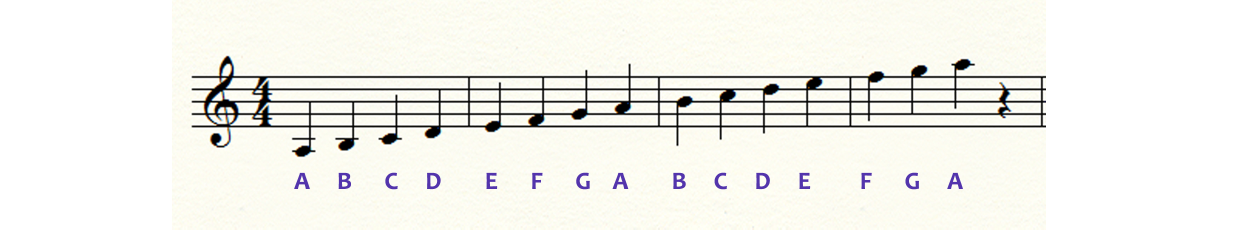
%> input picture test-images/music1.jpg, 2480 x 459 px (shown at 1/2 size)
$ octave sheet_music_reader.m   (GNU Octave 9; MATLAB toolbox functions it lacks are replaced by stand-ins)
%> lines starting %> are read from the running program, lines starting %| are printed output that depends on the picture; in (x1, y1, x2, y2) boxes, pixels count from 0 and x2, y2 are one past the last pixel; in counts of white or black regions, pixels touching at a corner belong together; the program's own positions count from 1
clear

% image constants
STD_WIDTH = 1700;
MIN_STAVE_WIDTH = 400;
MIN_NOTE_RADIUS = 6;
CLEF_WIDTH = 100;
END_WIDTH = 10;
BOUND_HEIGHT = 40;
PIXEL_SKIPS = 5;

% music constants
FS = 4e3;
BPM = 100;
NOTE_LENGTH = BPM/60/4;
VOLUME = 0.1;
NOTES_BELOW = 4;
NOTES_ABOVE = 4;
NOTE_FREQS = [  220.00 246.94 261.63 293.66 329.63 349.23 ...
                392.00 440.00 493.88 523.25 587.33 659.25 ...
                698.46 783.99 880.00 987.77 1046.50 ];


I = imread("test-images/music1.jpg");
%> I is the input picture: size 459x2480x3 uint8; mean R, G, B 241.7, 241.2, 235.5

I_gray = rgb2gray(I); % convert to greyscale
I_bin = imbinarize(I_gray); % threshold convert to binary image
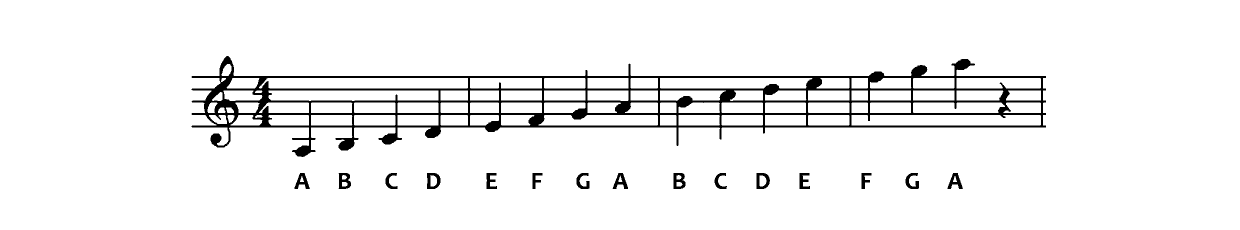
%> I_bin: size 459x2480 logical (shown at 1/2 size); 94.8% white; 16 black regions, largest, box (x1, y1, x2, y2) and area: (383, 112, 2092, 314) 52995, (1347, 346, 1371, 378) 525, (677, 346, 702, 378) 521
I_inv = imcomplement(I_bin); % invert image so data is true
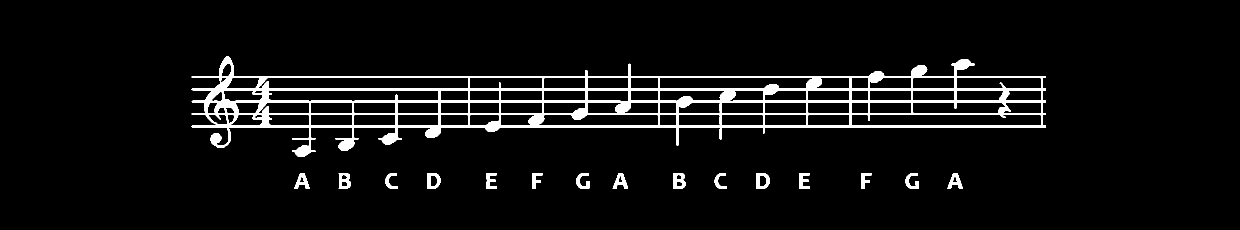
%> I_inv: size 459x2480 logical (shown at 1/2 size); 5.2% white; 16 white regions, largest, box (x1, y1, x2, y2) and area: (383, 112, 2092, 314) 52995, (1347, 346, 1371, 378) 525, (677, 346, 702, 378) 521

% resample image to standard resolution
[M,N] = size(I_inv);
%> M = 459; N = 2480
M = round(STD_WIDTH*M/N);
%> M = 315
N = STD_WIDTH;
I_inv = imresize(I_inv,[M,N]);
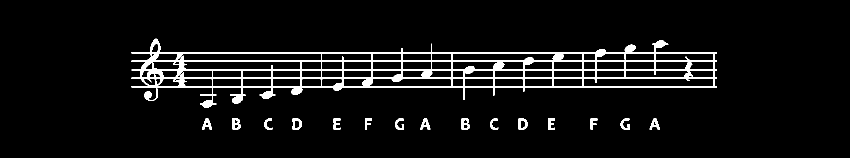
%> I_inv: size 315x1700 logical (shown at 1/2 size); 5.5% white; 16 white regions, largest, box (x1, y1, x2, y2) and area: (263, 77, 1434, 215) 26164, (923, 237, 940, 259) 250, (464, 237, 481, 259) 247

% create line structuring element to find staves
stave_SE = strel('line',MIN_STAVE_WIDTH,0);

% erode then dilate to isolate staves
I_stave = imopen(I_inv,stave_SE);
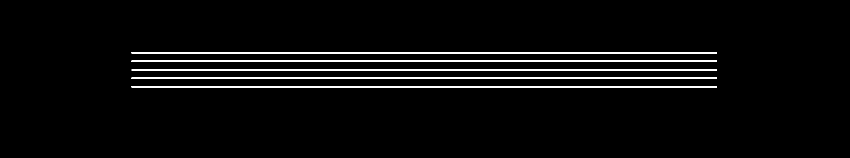
%> I_stave: size 315x1700 logical (shown at 1/2 size); 3.1% white; 5 white regions, box (x1, y1, x2, y2) and area: (263, 104, 1434, 107) 3513, (263, 121, 1434, 124) 3513, (263, 155, 1434, 158) 3513, (263, 172, 1434, 175) 3513, (263, 138, 1434, 141) 2771

% % create line structuring element to fill stave pixel gaps
stave_gap_SE = strel('line',PIXEL_SKIPS,0);

% dilate then erode to fill pixel gaps
I_stave = imclose(I_stave,stave_gap_SE);

% find the vertical coordinates of each stave line
stave = 1;
line = 1;
dif_line = true;
for i = 1:M
    % record coordinate if new stave line is detected
    if I_stave(i,round(N/2)) && dif_line
        stave_coords(stave,line) = i;
        dif_line = false;
        if line >= 5
            line = 1;
            stave = stave + 1;
        else
            line = line + 1;
        end
    % reset dif_line flag after each stave line detection
    elseif ~I_stave(i,round(N/2))
        dif_line = true;
    end
end
%> after the loop, line = 1; stave = 2; stave_coords = [105 122 140 156 173]

% calculate average distance between stave lines
line_dist = 0;
[num_staves,x] = size(stave_coords);
%> num_staves = 1; x = 5
for i = 1:num_staves
    for j = 1:4
        line_dist = line_dist + stave_coords(i,j+1) - stave_coords(i,j);
    end
end
%> this loop made 1 pass
%> after the loop, line_dist = 68
line_dist = line_dist / (4*num_staves);
%> line_dist = 17

% deterine note value thresholds
thresh_dist = line_dist/2;
%> thresh_dist = 8.5
for i = 1:num_staves
    thresh_top = stave_coords(i,1) - (thresh_dist/2 + thresh_dist*NOTES_ABOVE);
    thresh_bot = stave_coords(i,5) + (thresh_dist*3/4 + thresh_dist*NOTES_BELOW);
    note_threshs(i,:) = [thresh_top:thresh_dist:thresh_bot];
end
%> this loop made 1 pass
%> (thresh_top, thresh_bot) on pass 1: (66.75, 213.4)
%> after the loop, note_threshs = 18 values from 66.75 to 211.2

% compute stave bounds
stave_bounds = zeros(num_staves,4);
for i = 1:num_staves
    % bound 1 is top of stave
    stave_bounds(i,1) = stave_coords(i,1);

    %bound 2 is bottom of stave
    stave_bounds(i,2) = stave_coords(i,5);

    % bound 3 is left end of stave
    % start from the middle and move left until the edge is found
    for j = round(N/2):-1:1
        if (~I_stave(stave_coords(i,1),j))
            stave_bounds(i,3) = j;
            break
        end
    end

    % bound 4 is right end of stave
    % start from the middle and move right until the edge is found
    for j = round(N/2):N
        if (~I_stave(stave_coords(i,1),j))
            stave_bounds(i,4) = j;
            break
        end
    end
end
%> after the loop, stave_bounds = [105 173 263 1435]

% compute possible note bounds
note_bounds = stave_bounds;
%> note_bounds = [105 173 263 1435]
for i = 1:num_staves
    note_bounds(i,1) = note_bounds(i,1) - BOUND_HEIGHT;
    note_bounds(i,2) = note_bounds(i,2) + BOUND_HEIGHT;
    note_bounds(i,3) = note_bounds(i,3) + CLEF_WIDTH;
    note_bounds(i,4) = note_bounds(i,4) - END_WIDTH;
end
%> after the loop, note_bounds = [65 213 363 1425]

% create disk structuring element to find notes
note_SE = strel('disk',MIN_NOTE_RADIUS);

note_coords = [];
notes = [];
for i = 1:num_staves
    % remove all data outside possible note areas for note detection
    mask_notes_pre = zeros(M,N,'logical');
    mask_notes_pre(note_bounds(i,1):note_bounds(i,2),...
        note_bounds(i,3):note_bounds(i,4)) = true;
    I_notes_pre = I_inv & mask_notes_pre;

    % erode then dilate to isolate notes
    I_notes = imopen(I_notes_pre,note_SE);

    % find note coordinates
    note_stats = regionprops('table',I_notes,'Centroid');
    note_coords = note_stats.Centroid;

    % determine note values
    for j = 1:length(note_coords)
        coord = note_coords(j,2);
        for k = 1:(length(note_threshs(i,:))-1)
            if ((coord>note_threshs(i,k)) && (coord<note_threshs(i,k+1)))
                notes = [notes;k];
                break
            end
        end
    end
end
%> this loop made 1 pass
%> pass 1, `I_notes_pre = I_inv & mask_notes_pre;`:
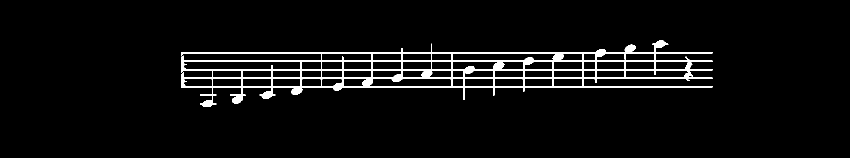
%> I_notes_pre: size 315x1700 logical (shown at 1/2 size); 4.2% white; 1 white region, box (x1, y1, x2, y2) and area: (362, 81, 1425, 213) 22454
%> pass 1, `I_notes = imopen(I_notes_pre,note_SE);`:
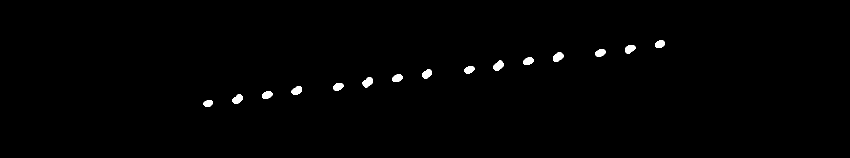
%> I_notes: size 315x1700 logical (shown at 1/2 size); 0.72% white; 15 white regions, largest, box (x1, y1, x2, y2) and area: (1106, 104, 1127, 124) 293, (725, 155, 746, 175) 292, (987, 121, 1008, 141) 287
%> after the loop:
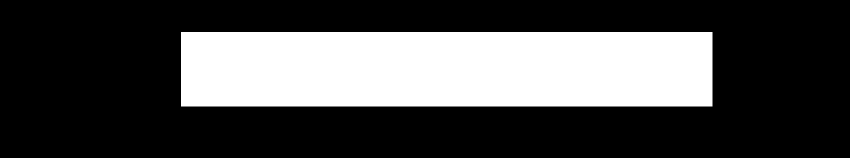
%> mask_notes_pre: size 315x1700 logical (shown at 1/2 size); 29.6% white; 1 white region, box (x1, y1, x2, y2) and area: (362, 64, 1425, 213) 158387
%> after the loop, notes = [17; 16; 15; 14; 13; 12; 11; 10; 9; 8; 7; 6; 5; 4; 3]
% invert so notes increase by pitch value rather than pixel value
notes = length(note_threshs(1,:)) - notes;
%> notes = [1; 2; 3; 4; 5; 6; 7; 8; 9; 10; 11; 12; 13; 14; 15]

% compile notes into song
song = [];
t = 0:(1/FS):NOTE_LENGTH;
for i = 1:length(notes)
    song = [song VOLUME*sin(2*pi*NOTE_FREQS(notes(i))*t)];
end
%> this loop made 15 passes

% play song
sound(song,FS);


% [11 lines of commented-out code are left out]
